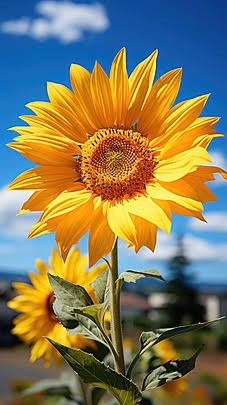
#> input picture Module 17_ Visionary Al- Computer Vision with OpenCV/Basic Image Manipulation/Yellow_sunflower.jpg, 227 x 405 px, found by its file name
$ python mainA2.py
#> lines starting #> are read from the running program, lines starting #| are printed output that depends on the picture
import cv2
import matplotlib.pyplot as plt
image=cv2.imread('Yellow_sunflower.jpg')
#> image is the input picture: shape (405, 227, 3); mean B, G, R 91.7, 122.8, 129.4
img_rgb=cv2.cvtColor (image,cv2.COLOR_BGR2RGB)
plt.imshow(img_rgb)
plt.title('RGB image')
plt.show()


gray_img=cv2.cvtColor (img_rgb,cv2.COLOR_BGR2GRAY)
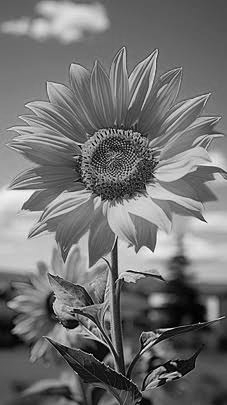
#> gray_img: shape (405, 227); min 0, max 254, mean 114.2
plt.imshow(gray_img)
plt.title('BGR image')
plt.show()

Cropped_img=image[100:300,200:400]
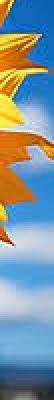
#> Cropped_img: shape (200, 27, 3) (shown 2 times larger); mean B, G, R 158.7, 148.1, 124.8
cropped_rgb=cv2.cvtColor(Cropped_img,cv2.COLOR_BGR2RGB)
plt.imshow(cropped_rgb)
plt.title('cropped image')
plt.show()

(h,w)=image.shape[:2]
#> h = 405; w = 227
center = (w//2 , h//2)
#> center = (113, 202)
rotation_matrix=cv2.getRotationMatrix2D(center, 45,1.0)
rotate_img=cv2.warpAffine(image,rotation_matrix,(w,h))
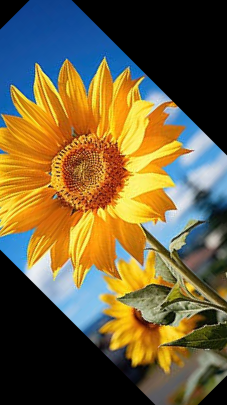
#> rotate_img: shape (405, 227, 3); mean B, G, R 61.2, 95.7, 109.8
rotated_rgb= cv2.cvtColor(rotate_img,cv2.COLOR_BGR2RGB)
plt.imshow(rotated_rgb)
plt.title('rotated image')
plt.show()
